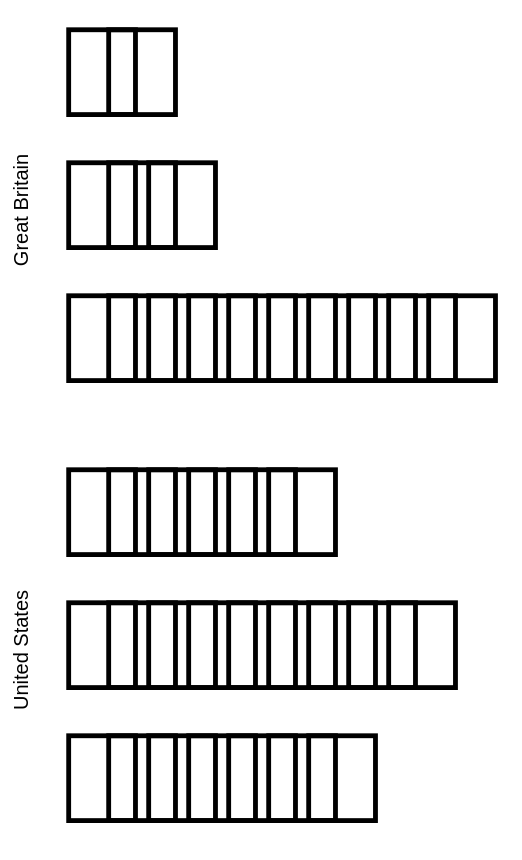

Specify this chart in Vega-Lite:
### Vega-Lite specification from a JSON file in a GitHub repository (floating-point values rounded to 4 significant figures)
{"$schema": "https://vega.github.io/schema/vega-lite/v3.json", "config": {"view": {"stroke": ""}}, "data": {"values": [{"country": "Great Britain", "animal": "pigs"}, {"country": "Great Britain", "animal": "pigs"}, {"country": "Great Britain", "animal": "cattle"}, {"country": "Great Britain", "animal": "cattle"}, {"country": "Great Britain", "animal": "cattle"}, {"country": "Great Britain", "animal": "sheep"}, {"country": "Great Britain", "animal": "sheep"}, {"country": "Great Britain", "animal": "sheep"}, {"country": "Great Britain", "animal": "sheep"}, {"country": "Great Britain", "animal": "sheep"}, {"country": "Great Britain", "animal": "sheep"}, {"country": "Great Britain", "animal": "sheep"}, {"country": "Great Britain", "animal": "sheep"}, {"country": "Great Britain", "animal": "sheep"}, {"country": "Great Britain", "animal": "sheep"}, {"country": "United States", "animal": "pigs"}, {"country": "United States", "animal": "pigs"}, {"country": "United States", "animal": "pigs"}, {"country": "United States", "animal": "pigs"}, {"country": "United States", "animal": "pigs"}, {"country": "United States", "animal": "pigs"}, {"country": "United States", "animal": "cattle"}, {"country": "United States", "animal": "cattle"}, {"country": "United States", "animal": "cattle"}, {"country": "United States", "animal": "cattle"}, {"country": "United States", "animal": "cattle"}, {"country": "United States", "animal": "cattle"}, {"country": "United States", "animal": "cattle"}, {"country": "United States", "animal": "cattle"}, {"country": "United States", "animal": "cattle"}, {"country": "United States", "animal": "sheep"}, {"country": "United States", "animal": "sheep"}, {"country": "United States", "animal": "sheep"}, {"country": "United States", "animal": "sheep"}, {"country": "United States", "animal": "sheep"}, {"country": "United States", "animal": "sheep"}, {"country": "United States", "animal": "sheep"}]}, "transform": [{"calculate": "{'cattle': '🐄', 'pigs': '🐖', 'sheep': '🐏'}[datum.animal]", "as": "emoji"}, {"window": [{"op": "rank", "as": "rank"}], "groupby": ["country", "animal"]}], "width": 800, "facet": {"row": {"field": "country", "type": "nominal", "header": {"title": ""}}}, "spec": {"mark": {"type": "text", "baseline": "middle"}, "height": 200, "encoding": {"x": {"field": "rank", "type": "ordinal", "axis": null}, "y": {"field": "animal", "type": "nominal", "axis": null, "sort": null}, "text": {"field": "emoji", "type": "nominal"}, "size": {"value": 65}}}}
